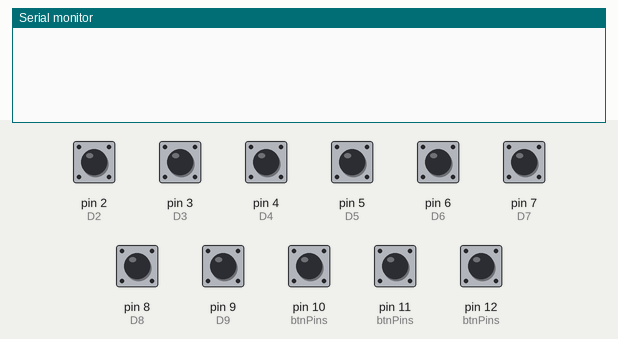
The sketch below on a simulated Arduino Uno, built with avr-gcc and run on an emulated ATmega328P. Shown: the last lines printed to the serial monitor. The inputs (shaded band) are chosen by the test bench; at power-on: pin 2 (D2), pin 3 (D3), pin 4 (D4), pin 5 (D5), pin 6 (D6), pin 7 (D7), pin 8 (D8), pin 9 (D9), pin 10 (btnPins), pin 11 (btnPins), pin 12 (btnPins) HIGH.

Above: at 1.2 s.
1.3 s: pin 2 (D2) pulled LOW for 0.15 s
At 1.9 s:
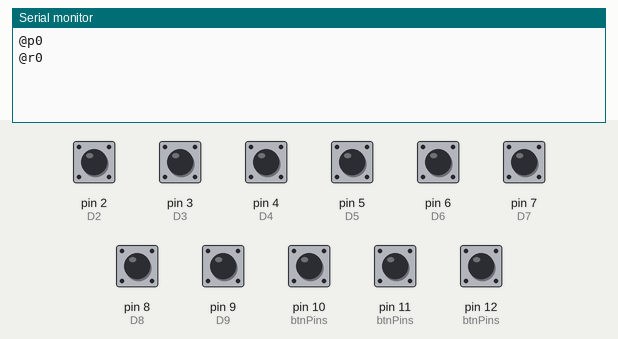
3.0 s: pin 3 (D3) pulled LOW for 1 s
At 3.16 s:
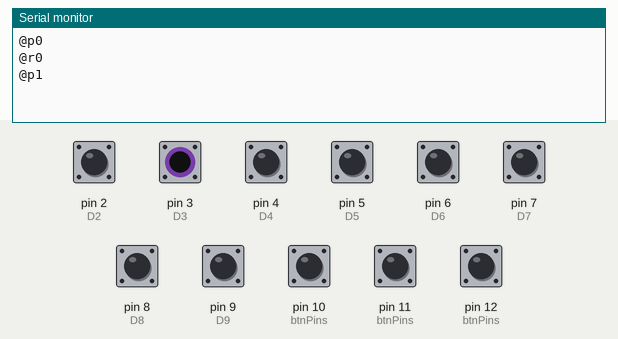
5.5 s: pin 4 (D4) pulled LOW for 0.15 s
At 6.3 s:
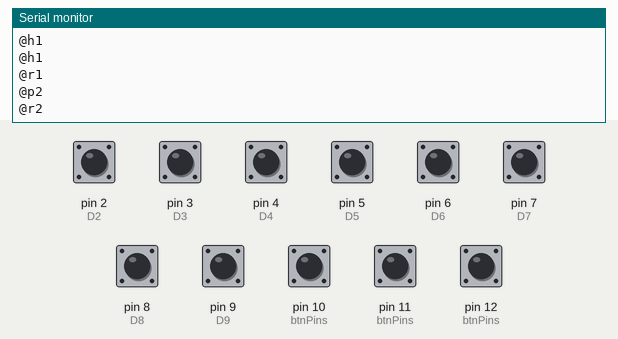
7.1 s: pin 5 (D5) pulled LOW for 0.15 s
At 8.4 s:
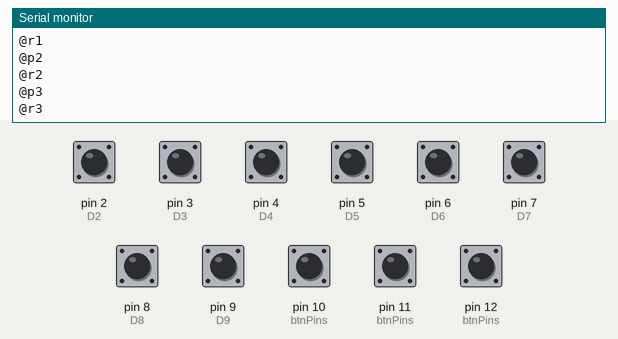
8.7 s: pin 6 (D6) pulled LOW for 0.15 s
At 9.9 s:
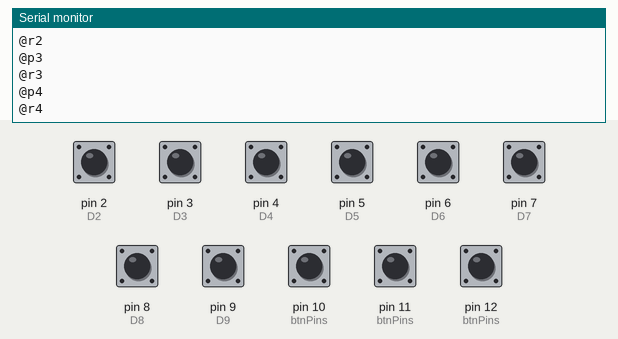
10.3 s: pin 7 (D7) pulled LOW for 0.15 s
At 11.1 s:
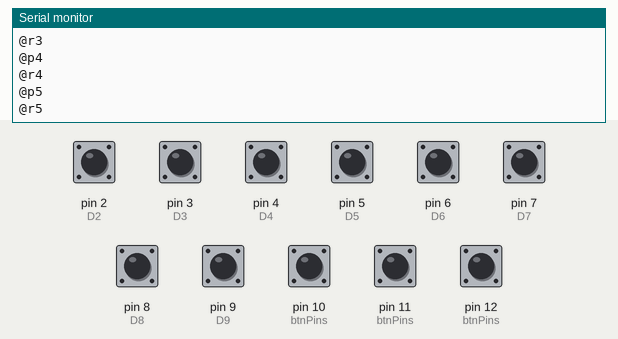

The sketch:

BtnSignalsMode.ino
```cpp
//#define ENABLE_SERIAL_LOGGING 1
#define LOG_CODE_POINTS 1
#define PERF_WARNINGS 1

const u32 SerialSpeed = 115200;
const int EventsQueueSize = 16;
const int EventDataSize = 8;
const u32 LoopTimeWarningLimit = 10; // ms
using u32 = uint32_t;
using S = String;

#ifdef LOG_CODE_POINTS
#define DBG_LEGEND (S("(in ") + S(__FUNCTION__) + S(".") + S(__LINE__) + S(") "))
#else
#define DBG_LEGEND (S())
#endif

enum DPin : u32
{
  D2 = 2,
  D3 = 3,
  D4 = 4,
  D5 = 5,
  D6 = 6,
  D7 = 7,
  D8 = 8,
  D9 = 9,
  D10 = 10,
  D11 = 11,
  D12 = 12,
  D13 = 13
};


//--------------[ SERIAL API ]--------------
const char ApiEventPrefix = '@';
const char ApiDebugPrefix = '#';
const char ApiSysInfoPrefix = ':';
inline void sendEvent(const char* payload)
{
  Serial.print(ApiEventPrefix);
  Serial.println(payload);
}
inline void debug(const char* message)
{
  Serial.print(ApiDebugPrefix);
  Serial.println(message);
}
inline void debugS(const String& str)
{
  static const u32 bufsize = 256;
  char buf[bufsize];
  str.toCharArray(buf, bufsize - 1);
  Serial.print(ApiDebugPrefix);
  Serial.println(buf);
}
//--------------[ SERIAL API ]--------------


struct btnInfo_t
{
  u32 ioIndex = 0; // btn name (for api)
  u32 pinIndex = 0; // board pin
  u32 bounceTimer = 0;
  bool bounceFlag = false;
};

const u32 btnPins[] = {D2, D3, D4, D5, D6, D7, D8, D9, D10, D11, D12};
const u32 btnsCount = sizeof(btnPins) / sizeof(u32);
char Events[EventsQueueSize][EventDataSize] = {0};
int EventsCursor = 0;
btnInfo_t btns[btnsCount];

void setup()
{
  Serial.begin(SerialSpeed);
#ifdef ENABLE_SERIAL_LOGGING
  debugS(DBG_LEGEND + S("buttons count:") + S(btnsCount));
  S mappingStr("buttons mapping: ");
#endif
  for (u32 i = 0; i < btnsCount; ++i)
  {
    btns[i].ioIndex = i;
    btns[i].pinIndex = btnPins[i];
#ifdef ENABLE_SERIAL_LOGGING
    mappingStr += S("(") +  S(i) + S(" => pin") + S(btns[i].pinIndex) + S(") ");
#endif
    pinMode(btns[i].pinIndex, INPUT_PULLUP);
  }
  EventsCursor = 0;
#ifdef ENABLE_SERIAL_LOGGING
  debugS(DBG_LEGEND + mappingStr);
  debugS(DBG_LEGEND + S("ready"));
#endif
}


void sendQueue()
{
  for (int i = 0; i < EventsQueueSize; ++i)
  {
    if (Events[i][0] != 0)
    {
      sendEvent((char*)Events[i]);
    }
  }
  EventsCursor = 0;
  for (int i = 0; i < EventsQueueSize; ++i)
  {
    for (int j = 0; j < EventDataSize; ++j)
    {
      Events[i][j] = char(0);
    }
  }
}

void stashEvent(char code, int data)
{
  if (EventsCursor >= EventsQueueSize)
  {
    debugS(DBG_LEGEND + S("EventsQueue full!") + S(EventsCursor) + S("/") + S(EventsQueueSize) + S(" ignore event"));
    return;
  }
  const int bufSize = 8;
  Events[EventsCursor][0] = code;
  itoa(data, &Events[EventsCursor][1], DEC);
  for (int i = strlen(Events[EventsCursor]); i < bufSize; ++i)
  {
    Events[EventsCursor][i] = char(0);
  }
  Events[EventsCursor][bufSize - 1] = 0;
#ifdef ENABLE_SERIAL_LOGGING
  debugS(DBG_LEGEND + Events[EventsCursor]);
#endif
  ++EventsCursor;
}

void processBtn(int i)
{
  int btnState = 1 - digitalRead(btns[i].pinIndex);
  if (btnState && !btns[i].bounceFlag && ((millis() - btns[i].bounceTimer) > 50))
  {
    btns[i].bounceFlag = true;
    btns[i].bounceTimer = millis();
    stashEvent('p', btns[i].ioIndex);
  }
  if (btnState && btns[i].bounceFlag && ((millis() - btns[i].bounceTimer) > 200))
  {
    btns[i].bounceTimer = millis();
    stashEvent('h', btns[i].ioIndex);
  }
  if (!btnState && btns[i].bounceFlag && ((millis() - btns[i].bounceTimer) > 200))
  {
    btns[i].bounceFlag = false;
    btns[i].bounceTimer = millis();
    stashEvent('r', btns[i].ioIndex);
  }
}

void loop()
{
#ifdef PERF_WARNINGS
  u32 start = millis();
#endif
  for (int i = 0; i < btnsCount; ++i)
  {
    processBtn(i);
  }
  sendQueue();
#ifdef PERF_WARNINGS
  u32 delta = millis() - start;
  if (delta >= LoopTimeWarningLimit)
  {
    debugS(S("WARNING: loop time:") + S(delta));
  }
#endif
}
```

Measured:
- after the input at 1.3 s, the serial monitor: prints a new line at once (image 1)
- after the input at 3.0 s, the serial monitor: prints a new line at once (image 2)
- after the input at 5.5 s, the serial monitor: prints a new line at once (image 3)
- after the input at 7.1 s, the serial monitor: prints a new line at once (image 4)
- after the input at 8.7 s, the serial monitor: prints a new line at once (image 5)
- after the input at 10.3 s, the serial monitor: prints a new line at once (image 6)
